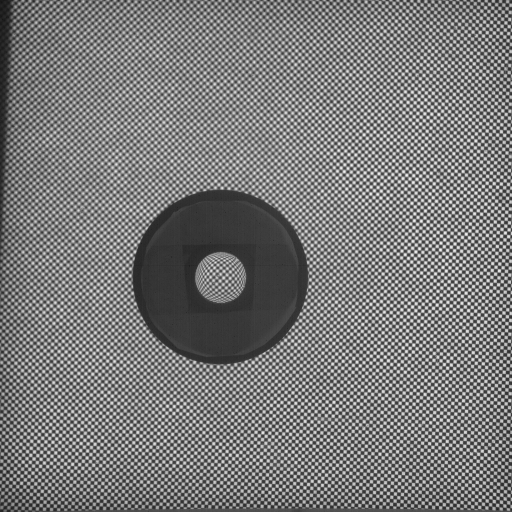
#> input picture examples/static_images/structure.png, 1024 x 1024 px (shown at 1/2 size)
$ python tracking_structures.py
#> lines starting #> are read from the running program, lines starting #| are printed output that depends on the picture
### pydata/image.py
from scipy.signal.windows import tukey
import matplotlib.pyplot as plt
from tkinter import filedialog
from pydata.roi import ROI
import numpy as np
import cv2
from matplotlib.widgets import Slider, Button
import warnings


class Image:
    def __init__(self, image_path=None, roi=None, edge_configurations=None):
#> called with image_path = 'examples/static_images/structure.png', roi = -1
        self._path = image_path if image_path else filedialog.askopenfilename(title="Seleccionar imagen")
        self._original = self._read_image()
        self._roi = ROI(self, roi)  # TODO: tal vez que si tipo roi=-1 o algo así automáticamente se abra la selección. Pasar ROIs a parte de (x, y, w, h).
        if roi == -1:
            self.select_roi()
        self._processed = self.cropped()  # TODO: No me convence tener dos veces guardada la imagen, pero no se me ocurre otra forma de acumular las trasnformaciones.

        self.edge_configurations = edge_configurations or {
            'N': 11,
            'H': 5,
            'low_mask': 20,
            'high_mask': 255,
            'param1': 40,
            'param2': 20,
            'minRadius': 190,
            'maxRadius': 210
        }

    def _read_image(self):  # TODO: tal vez conviene que eto sea staticmethod y que se pueda usar fuera también.
        if self._path is not None:
            flag = cv2.IMREAD_UNCHANGED
            image = cv2.imread(self._path, flag)  # TODO: falla si hay tildes en el path.
#> image is the input picture: shape (1024, 1024); min 0, max 255, mean 120.7
            return image
        else:
            raise ValueError("Image path is not valid.")

    @property
    def roi(self):
        return self._roi

    # [7 lines left out: function roi, not called in this run]

    @property
    def path(self):
        return self._path

    # [5 lines left out: function path, not called in this run]

    @property
    def original(self):
        return self._original

    # [5 lines left out: function original, not called in this run]

    @property
    def processed(self):
        return self._processed

    def reset_changes(self):
        self._processed = self.cropped()

    def select_roi(self, squared=True):
        self.roi = self.roi.update(self._original)
        if squared:
            self.roi = self.roi.squared()
        return self.roi.rect

    # [88 lines left out: functions cropped, rotated, windowed, blurred, masked, add_gaussian_noise and 5 more, not called in this run]

    def edges(self):
        return cv2.Canny(self.make_blurred_mask(), 100, 200)

    # [116 lines left out: functions get_circle_centers, center_toroid, show, not called in this run]

### pydata/roi.py
import cv2


class ROI:
    def __init__(self, image, rect):
#> called with rect = -1
        self.image_shape = image.original.shape
#> self.image_shape = (1024, 1024)
        self._rect = None  # TODO: tal vez más "clean" tener funión que switchee llamada acá y por el setter.
        self.rect = rect

    def __getitem__(self, item):
        return self._rect[item]

    @property
    def rect(self):
        return self._rect

    @rect.setter
    def rect(self, new_roi):
#> called with new_roi = -1
        if isinstance(new_roi, ROI):
            self._rect = new_roi.rect  # TODO: tal vez cambiar el nombre del argumento.
        elif isinstance(new_roi, tuple):
            self._rect = new_roi  # TODO: hay que asegurarse que sean tuplas y no listas, sino problemas al copiar.
        else:
            self._rect = self.null_roi()
#> self._rect = (0, 0, 1024, 1024)

    def null_roi(self):
        return (0, 0, *self.image_shape)

    def local_to_absolute(self, local_coordinates):
        return [local_coordinates[0] + self._rect[0], local_coordinates[1] + self._rect[1]]

    # [17 lines left out: functions update_roi_center, new_roi_from_center, new_roi_from_corner, not called in this run]

    def get_center(self):
        return [self._rect[0] + self._rect[2] // 2, self._rect[1] + self._rect[3] // 2]

    # [15 lines left out: functions expanded, squared, not called in this run]

    def scaled(self, image, window_name="Select ROI", width=500, height=500):
#> called with window_name = 'Select ROI', width = 500, height = 500
        height_original, width_original = image.shape[:2]
#> height_original = 1024; width_original = 1024
        img_scaled = cv2.resize(image, (width, height))
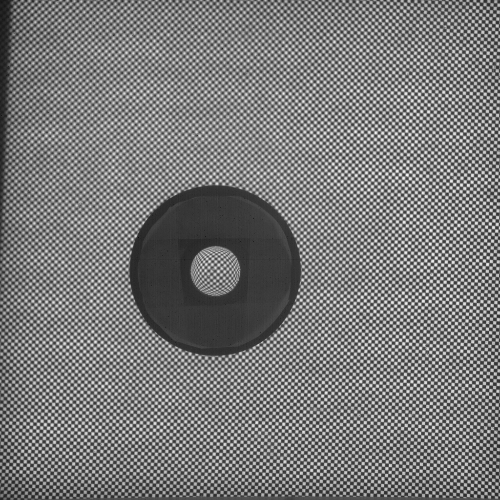
#> img_scaled: shape (500, 500); min 16, max 247, mean 120.6

#> (the run stopped early here; a loop or call above may not have finished)

$ run again, with examples/static_images/reference.png copied over examples/static_images/structure.png
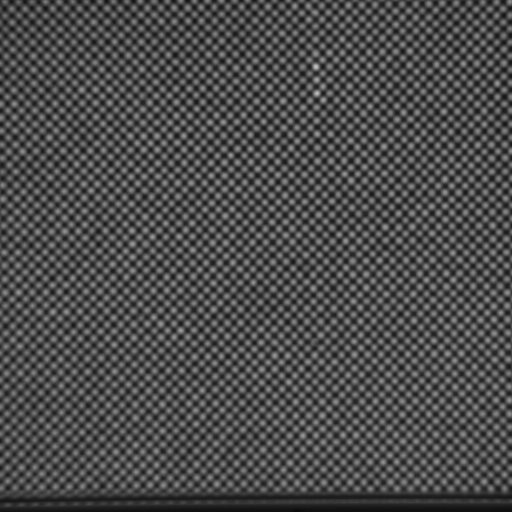
#> input picture examples/static_images/reference.png, 1024 x 1024 px (shown at 1/2 size)
#> in _read_image, image is the input picture: shape (1024, 1024); min 0, max 199, mean 75.3
#> self.image_shape = (1024, 1024)
#> self._rect = (0, 0, 1024, 1024)
#> in scaled, `img_scaled = cv2.resize(image, (width, height))`:
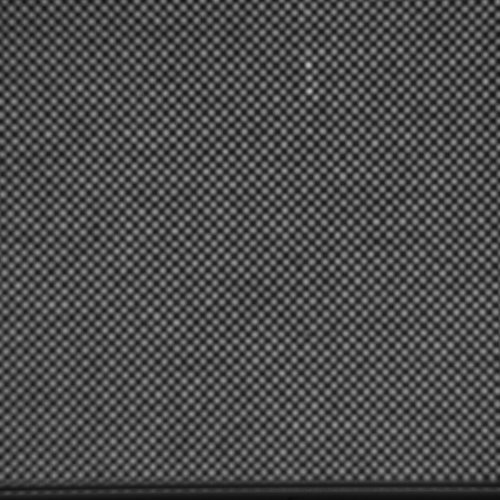
#> img_scaled: shape (500, 500); min 9, max 191, mean 75.2

$ run again, with examples/static_images/reference_2.png copied over examples/static_images/structure.png
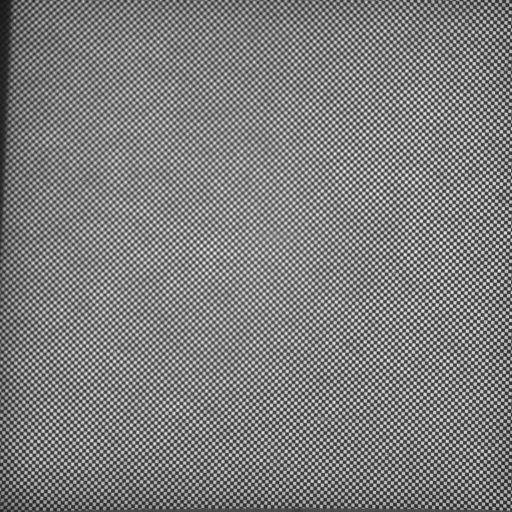
#> input picture examples/static_images/reference_2.png, 1024 x 1024 px (shown at 1/2 size)
#> in _read_image, image is the input picture: shape (1024, 1024); min 0, max 255, mean 125
#> self.image_shape = (1024, 1024)
#> self._rect = (0, 0, 1024, 1024)
#> in scaled, `img_scaled = cv2.resize(image, (width, height))`:
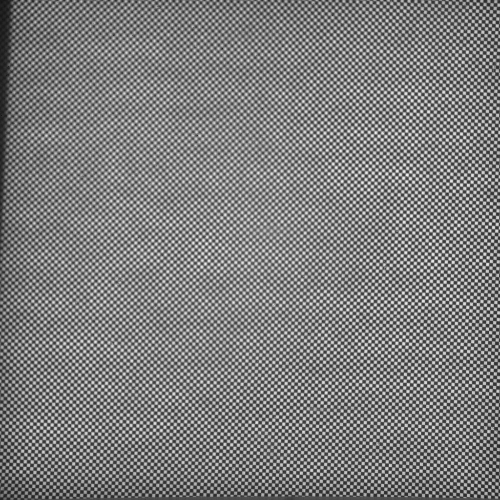
#> img_scaled: shape (500, 500); min 20, max 244, mean 124.8
